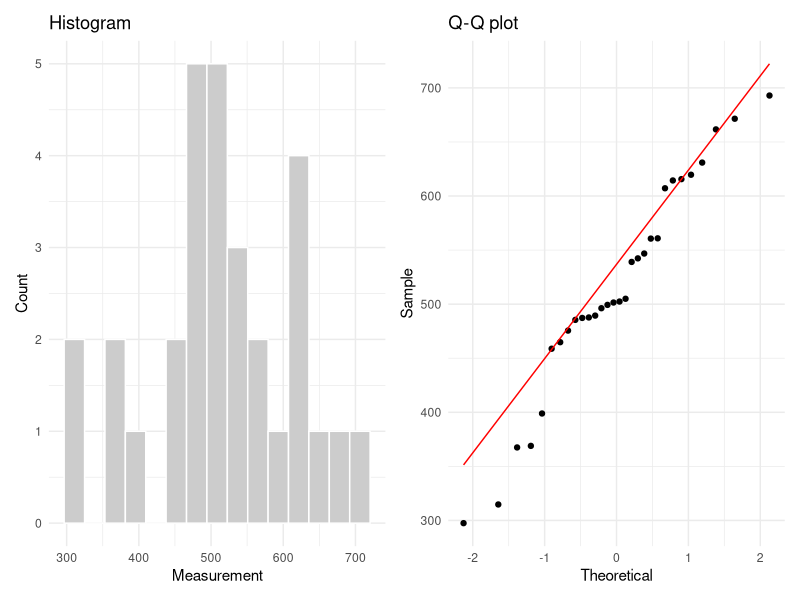
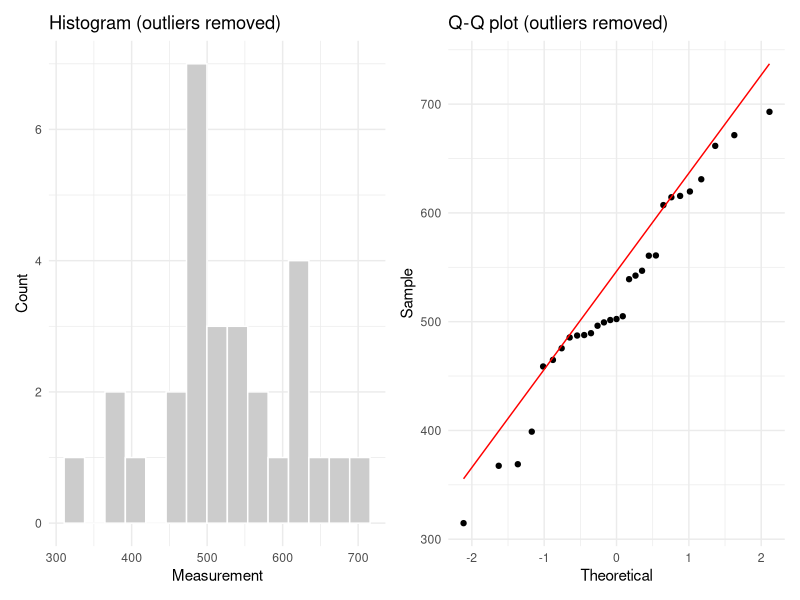
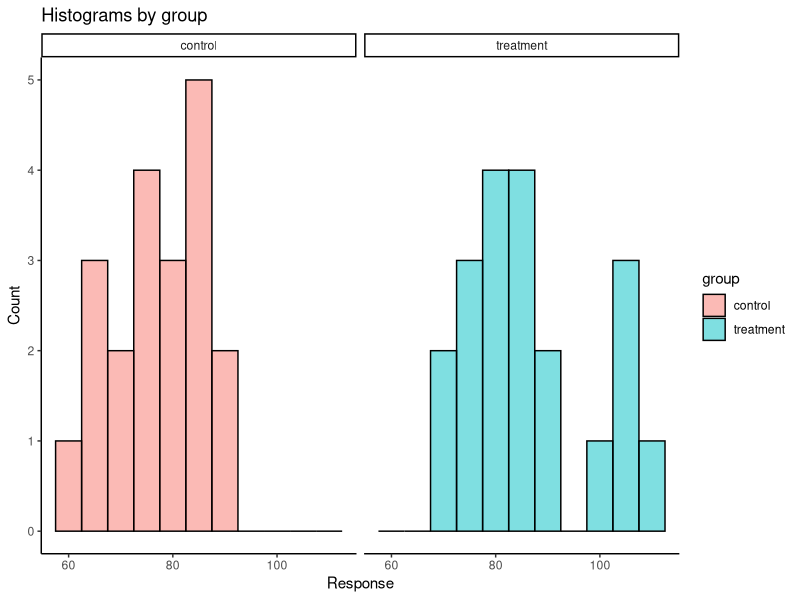
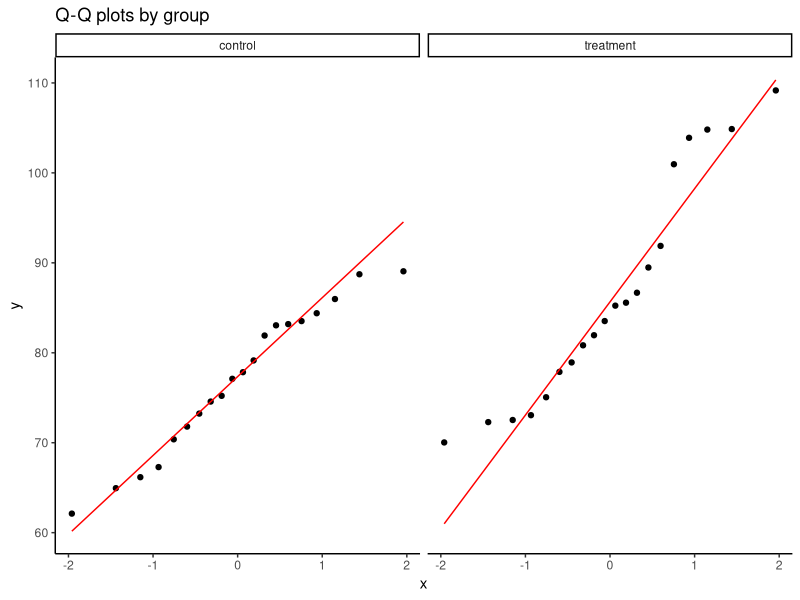
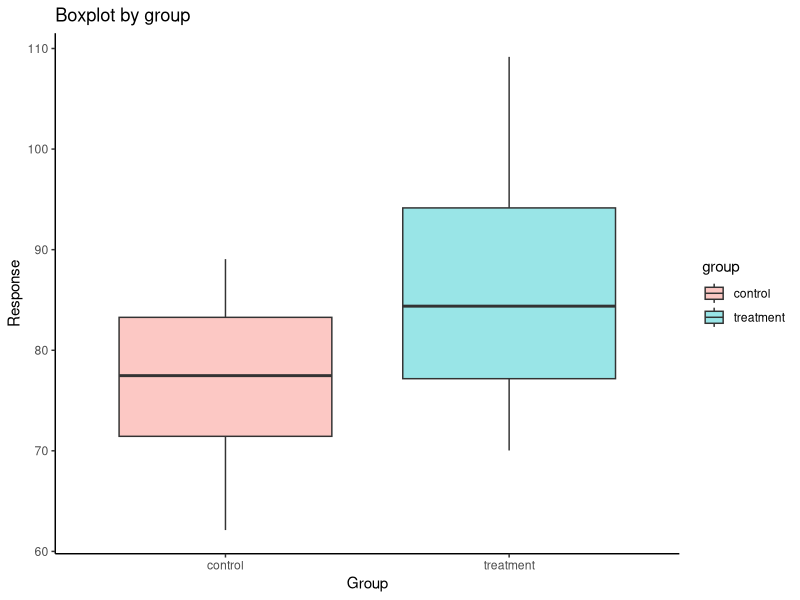
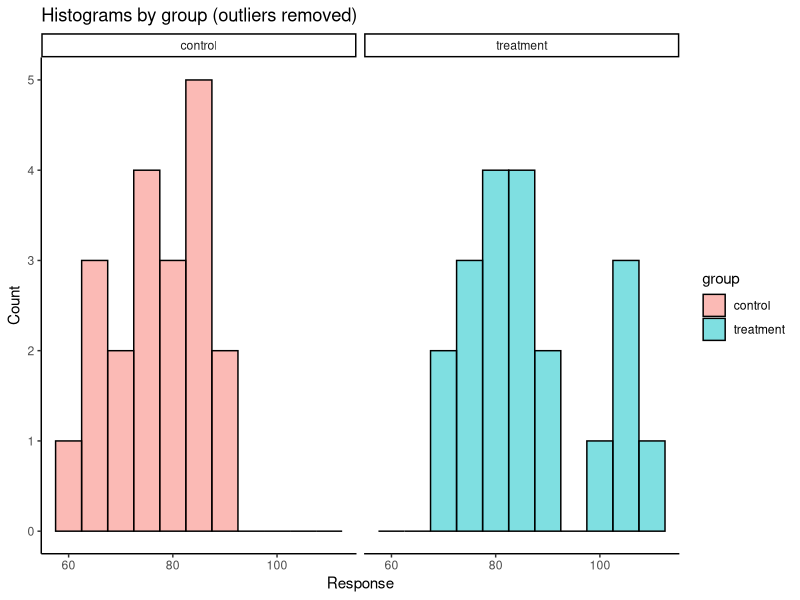
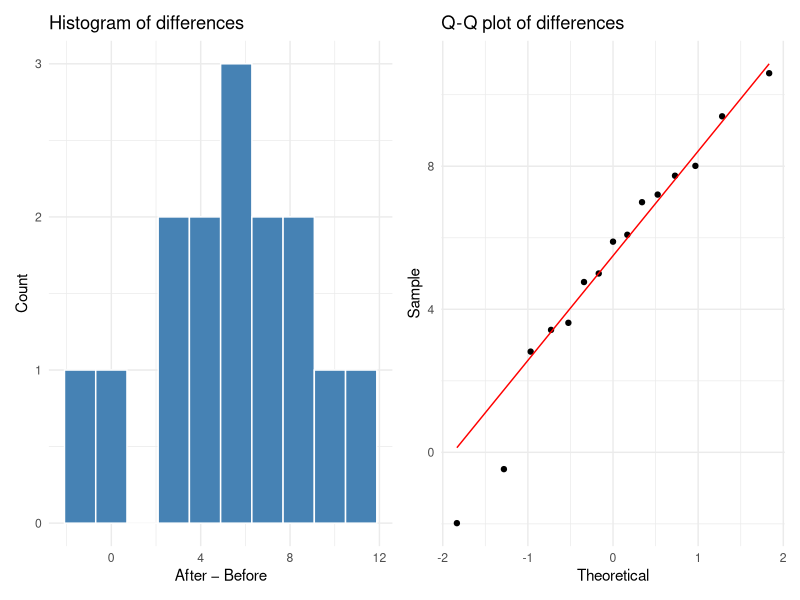
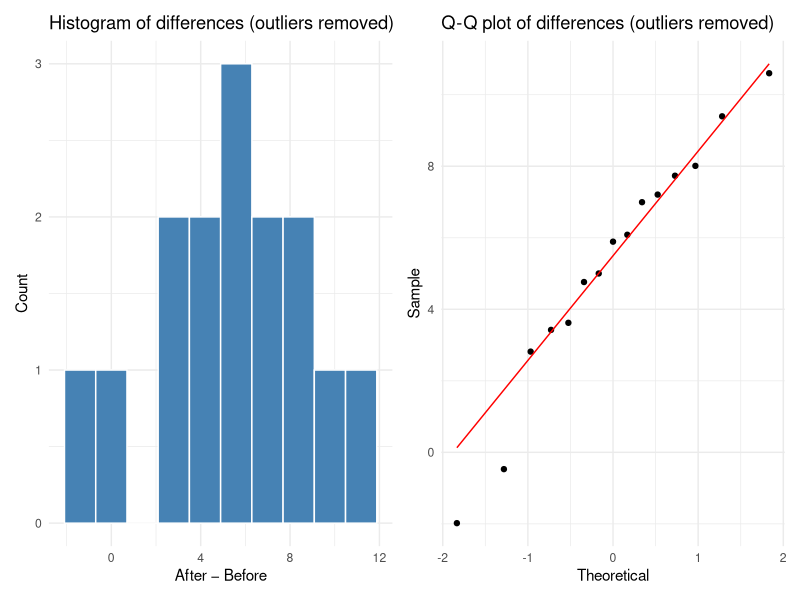

Recreate these plots in R, in order.
# =============================================================================
# Hypothesis Testing Templates — ENVX1002
# =============================================================================
# Each section follows the HATPC framework:
#   H — Hypotheses       (state H0 and H1)
#   A — Assumptions      (check before running the test)
#   T — Test statistic   (run the test in R)
#   P — P-value          (read the output)
#   C — Conclusion       (statistical + scientific conclusion)
#
# Plotting uses ggplot2 (loaded once below) unless noted as "base R".
# Replace the example data / variable names with your own dataset.
# =============================================================================

library(ggplot2)   # for all visualisations (ggplot2)
library(patchwork) # for combining ggplot2 panels side-by-side
library(e1071)     # for skewness() and kurtosis() in Assumptions checks
# library(car)    # for leveneTest() — loaded in Section 2; install if needed


# =============================================================================
# 1. ONE-SAMPLE t-TEST
# =============================================================================
# Use when: comparing the mean of a single sample to a known/hypothesised value.
# Example question: "Is the mean TN concentration different from 500 µg/L?"
# =============================================================================

# --- Example data ------------------------------------------------------------
# Replace with your own numeric vector.
set.seed(42)
x <- rnorm(30, mean = 510, sd = 80)   # single sample of continuous measurements
mu0 <- 500                            # hypothesised population mean

# --- H: Hypotheses -----------------------------------------------------------
# Two-tailed (default — use unless you have a directional hypothesis):
#   H0: mu = mu0
#   H1: mu ≠ mu0
#
# One-tailed (greater):
#   H0: mu ≤ mu0
#   H1: mu  > mu0
#
# One-tailed (less):
#   H0: mu ≥ mu0
#   H1: mu  < mu0

# --- A: Assumptions ----------------------------------------------------------
# Assumption: the sample is approximately normally distributed.
# Check with a histogram and Q-Q plot (ggplot2).

df1 <- data.frame(x = x)

p_hist <- ggplot(df1, aes(x)) +
  geom_histogram(fill = "grey80", colour = "white", bins = 15) +
  labs(title = "Histogram", x = "Measurement", y = "Count") +
  theme_minimal()

p_qq <- ggplot(df1, aes(sample = x)) +
  stat_qq() +
  stat_qq_line(colour = "red") +
  labs(title = "Q-Q plot", x = "Theoretical", y = "Sample") +
  theme_minimal()

p_hist + p_qq   # display side-by-side (patchwork)

# Optional formal normality test (best for n < 50):
shapiro.test(x)
# If p > 0.05 → no strong evidence against normality → proceed with t-test.
# If p < 0.05 → consider a log/sqrt/reciprocal transformation, then recheck.

# Outlier detection and removal (apply if histogram / Q-Q plot suggests outliers)
# Method: IQR rule — values below Q1 − 1.5×IQR or above Q3 + 1.5×IQR are flagged.

q_x   <- quantile(x, probs = c(0.25, 0.75))
iqr_x <- IQR(x)
lower_x <- q_x[1] - 1.5 * iqr_x
upper_x <- q_x[2] + 1.5 * iqr_x

# Identify and inspect the outlying values:
x[x < lower_x | x > upper_x]          # print suspected outliers

# Remove outliers — creates a cleaned version of the vector:
x_clean <- x[x >= lower_x & x <= upper_x]

# Recheck normality on the cleaned data before proceeding:
shapiro.test(x_clean)

# Optional: visualise the cleaned data to confirm outliers are gone.
df1_clean <- data.frame(x = x_clean)
p_hist_clean <- ggplot(df1_clean, aes(x)) +
  geom_histogram(fill = "grey80", colour = "white", bins = 15) +
  labs(title = "Histogram (outliers removed)", x = "Measurement", y = "Count") +
  theme_minimal()
p_qq_clean <- ggplot(df1_clean, aes(sample = x)) +
  stat_qq() + stat_qq_line(colour = "red") +
  labs(title = "Q-Q plot (outliers removed)", x = "Theoretical", y = "Sample") +
  theme_minimal()
p_hist_clean + p_qq_clean

# Use x_clean in place of x for all subsequent steps (skewness, t-test, etc.).

# Skewness and kurtosis (e1071)
# Skewness: values between -0.5 and 0.5 are considered acceptably symmetrical.
#   > 0.5 or < -0.5 → moderate skew; > 1 or < -1 → high skew → consider transform.
# Kurtosis: excess kurtosis (e1071 default). 0 = normal tails.
#   > 1 (leptokurtic, heavy tails / peaked) → investigate outliers.
#   < -1 (platykurtic, light tails / flat) → consider transform.
skewness(x)
kurtosis(x)

# Transformation and back-transformation (apply if normality is violated)
# Common options: log (positive, right-skewed), sqrt (counts / mild skew),
#                 1/x (strong right skew — all values must be > 0).
# Apply the SAME transformation to the hypothesised mean (mu0).

x_log   <- log(x)          # natural log  — most common for environmental data
x_sqrt  <- sqrt(x)         # square root
x_recip <- 1 / x           # reciprocal

# Recheck normality on the transformed variable (shown for log):
shapiro.test(x_log)
skewness(x_log)
kurtosis(x_log)

# Run the one-sample t-test on the log scale:
mu0_log <- log(mu0)                # transform mu0 to the same scale
result_1samp_log <- t.test(
  x_log,
  mu          = mu0_log,
  alternative = "two.sided",
  conf.level  = 0.95
)
result_1samp_log

# Back-transform to the original scale:
# exp() reverses log(); the CI becomes a CI for the geometric mean.
exp(result_1samp_log$estimate)   # geometric mean of x
exp(result_1samp_log$conf.int)   # 95% CI on the original scale
# Interpret: "The geometric mean [variable] was [not] significantly different
#             from [mu0] (t_[df] = [t], p = [p]; 95% CI: [lower]–[upper])."

# For sqrt: back-transform by squaring CI limits.
#   result_sqrt <- t.test(x_sqrt, mu = sqrt(mu0), ...)
#   result_sqrt$conf.int ^ 2

# For reciprocal: back-transform by 1/CI limits (note: order of limits reverses).
#   result_recip <- t.test(x_recip, mu = 1/mu0, ...)
#   1 / rev(result_recip$conf.int)

# --- T: Test statistic -------------------------------------------------------
# base R — t.test()
result_1samp <- t.test(
  x,
  mu          = mu0,
  alternative = "two.sided",  # or "greater" / "less"
  conf.level  = 0.95
)
result_1samp
# Key output: t-statistic, df (= n-1), p-value, 95% CI, sample mean.

# --- P: P-value --------------------------------------------------------------
result_1samp$p.value   # extract p-value
result_1samp$conf.int  # extract confidence interval

# --- C: Conclusion -----------------------------------------------------------
# Statistical conclusion:
#   If p < 0.05 → reject H0 (evidence that mean ≠ mu0)
#   If p ≥ 0.05 → fail to reject H0 (insufficient evidence of a difference)
#
# Template:
#   "The mean [variable] was [not] significantly different from [mu0]
#    (t_[df] = [t], p = [p]; 95% CI: [lower]–[upper])."
#
# Scientific conclusion: interpret in the context of your research question.


# =============================================================================
# 2. TWO-SAMPLE t-TEST  (independent groups)
# =============================================================================
# Use when: comparing the means of two independent groups.
# Example question: "Does Red Bull increase heart rate compared to a control?"
# =============================================================================

# --- Example data ------------------------------------------------------------
# Replace with your own data frame. Requires:
#   - one column of continuous measurements (response)
#   - one column of group labels (group)
set.seed(7)
df2 <- data.frame(
  group    = rep(c("treatment", "control"), each = 20),
  response = c(rnorm(20, mean = 82, sd = 10),
               rnorm(20, mean = 76, sd = 10))
)

# --- H: Hypotheses -----------------------------------------------------------
# Two-tailed:
#   H0: mu_treatment = mu_control
#   H1: mu_treatment ≠ mu_control

# --- A: Assumptions ----------------------------------------------------------
# 1. Normality within each group.
# 2. Homogeneity of variance (equal variances) — checked with Levene's test.

# Histogram per group (ggplot2)
ggplot(df2, aes(x = response, fill = group)) +
  geom_histogram(binwidth = 5, colour = "black", alpha = 0.5) +
  facet_wrap(~group) +
  labs(title = "Histograms by group", x = "Response", y = "Count") +
  theme_classic()

# Q-Q plot per group (ggplot2)
ggplot(df2, aes(sample = response)) +
  stat_qq() +
  stat_qq_line(colour = "red") +
  facet_wrap(~group) +
  labs(title = "Q-Q plots by group") +
  theme_classic()

# Boxplot — also useful for checking equal spread (ggplot2)
ggplot(df2, aes(x = group, y = response, fill = group)) +
  geom_boxplot(alpha = 0.4) +
  labs(title = "Boxplot by group", x = "Group", y = "Response") +
  theme_classic()

# Shapiro-Wilk test per group (base R)
shapiro.test(df2$response[df2$group == "treatment"])
shapiro.test(df2$response[df2$group == "control"])

# Outlier detection and removal per group (apply if histogram / Q-Q plot suggests outliers)
# The IQR rule is applied separately within each group so that group-specific
# spread is respected.

is_outlier_iqr <- function(y) {
  q  <- quantile(y, probs = c(0.25, 0.75))
  iq <- IQR(y)
  y < (q[1] - 1.5 * iq) | y > (q[2] + 1.5 * iq)
}

# Flag outlier rows (TRUE = outlier):
outlier_flags <- ave(df2$response, df2$group,
                     FUN = function(y) is_outlier_iqr(y)) == 1

# Inspect the suspected outlying rows:
df2[outlier_flags, ]

# Remove outliers — creates a cleaned version of the data frame:
df2_clean <- df2[!outlier_flags, ]

# Recheck normality per group on the cleaned data:
shapiro.test(df2_clean$response[df2_clean$group == "treatment"])
shapiro.test(df2_clean$response[df2_clean$group == "control"])

# Optional: visualise the cleaned data.
ggplot(df2_clean, aes(x = response, fill = group)) +
  geom_histogram(binwidth = 5, colour = "black", alpha = 0.5) +
  facet_wrap(~group) +
  labs(title = "Histograms by group (outliers removed)", x = "Response", y = "Count") +
  theme_classic()

# Use df2_clean in place of df2 for all subsequent steps
# (skewness, Levene's test, t-test, etc.).

# Skewness and kurtosis per group (e1071)
# Confirm symmetry within each group before relying on the t-test.
tapply(df2$response, df2$group, skewness)
tapply(df2$response, df2$group, kurtosis)
# Interpret as for Section 1: |skewness| < 0.5 and kurtosis near 0 → normal-like.

# Transformation and back-transformation (apply if normality is violated)
# Apply the SAME transformation to BOTH groups; choose based on skewness/kurtosis.

df2$response_log  <- log(df2$response)   # natural log  — positive right-skewed data
df2$response_sqrt <- sqrt(df2$response)  # square root  — count data / mild skew

# Recheck normality on the transformed variable (shown for log):
tapply(df2$response_log, df2$group, shapiro.test)
tapply(df2$response_log, df2$group, skewness)
tapply(df2$response_log, df2$group, kurtosis)

# Run Welch's t-test on the log scale:
result_welch_log <- t.test(
  response_log ~ group,
  data        = df2,
  var.equal   = FALSE,
  alternative = "two.sided",
  conf.level  = 0.95
)
result_welch_log

# Back-transform to the original scale:
# On the log scale, the difference of means is a log-ratio; exp() gives a ratio
# of geometric means on the original scale.
exp(result_welch_log$estimate)   # geometric mean per group
exp(result_welch_log$conf.int)   # 95% CI for the ratio of geometric means
# Interpret: "The geometric mean [response] in [treatment] was [X]-fold the
#             geometric mean in [control] (95% CI: [lower]–[upper], p = [p])."

# For sqrt back-transformation: square the CI limits.
#   result_sqrt2 <- t.test(response_sqrt ~ group, data = df2, ...)
#   result_sqrt2$conf.int ^ 2

# Levene's test for equal variances (requires the car package)
# install.packages("car")   # uncomment if not installed
library(car)
leveneTest(response ~ group, data = df2)
# If p > 0.05 → variances are equal → use Student's t-test (var.equal = TRUE).
# If p < 0.05 → variances are unequal → use Welch's t-test (var.equal = FALSE,
#               which is also the default in R).

# --- T: Test statistic -------------------------------------------------------
# Student's t-test (equal variances assumed):
result_student <- t.test(response ~ group, data = df2,
                         var.equal  = TRUE,
                         alternative = "two.sided",
                         conf.level  = 0.95)
result_student

# Welch's t-test (unequal variances; R default):
result_welch <- t.test(response ~ group, data = df2,
                       var.equal  = FALSE,
                       alternative = "two.sided",
                       conf.level  = 0.95)
result_welch

# --- P: P-value --------------------------------------------------------------
result_student$p.value
result_student$conf.int

# --- C: Conclusion -----------------------------------------------------------
# Template:
#   "The mean [response] was [not] significantly different between the
#    [treatment] and [control] groups
#    (t_[df] = [t], p = [p]; 95% CI of difference: [lower]–[upper])."


# =============================================================================
# 3. PAIRED t-TEST
# =============================================================================
# Use when: two measurements are taken on the same subject (before/after,
#           matched pairs). The paired design accounts for individual variation.
# Example question: "Did heart rate increase after consuming Red Bull
#                    in the same students?"
# =============================================================================

# --- Example data ------------------------------------------------------------
# Replace with your own vectors. Each row must be the same subject.
set.seed(99)
n_pairs   <- 15
before    <- rnorm(n_pairs, mean = 70, sd = 8)
after     <- before + rnorm(n_pairs, mean = 5, sd = 4)  # slight increase
df3       <- data.frame(subject = 1:n_pairs, before, after)
df3$diff  <- df3$after - df3$before   # calculate pairwise differences

# --- H: Hypotheses -----------------------------------------------------------
# Two-tailed:
#   H0: mu_diff = 0   (no systematic change)
#   H1: mu_diff ≠ 0

# One-tailed (testing for an increase):
#   H0: mu_diff ≤ 0
#   H1: mu_diff  > 0

# --- A: Assumptions ----------------------------------------------------------
# Assumption: the DIFFERENCES between pairs are approximately normally
#             distributed (not the raw values individually).

p_diff_hist <- ggplot(df3, aes(x = diff)) +
  geom_histogram(fill = "steelblue", colour = "white", bins = 10) +
  labs(title = "Histogram of differences", x = "After − Before", y = "Count") +
  theme_minimal()

p_diff_qq <- ggplot(df3, aes(sample = diff)) +
  stat_qq() +
  stat_qq_line(colour = "red") +
  labs(title = "Q-Q plot of differences", x = "Theoretical", y = "Sample") +
  theme_minimal()

p_diff_hist + p_diff_qq

shapiro.test(df3$diff)   # formal normality test on the differences

# Outlier detection and removal on the pairwise differences
# (apply if histogram / Q-Q plot of differences suggests outliers)
# Because before/after values are paired, removing one difference means removing
# the ENTIRE row (both the before and after values for that subject).

q_diff   <- quantile(df3$diff, probs = c(0.25, 0.75))
iqr_diff <- IQR(df3$diff)
lower_diff <- q_diff[1] - 1.5 * iqr_diff
upper_diff <- q_diff[2] + 1.5 * iqr_diff

# Identify and inspect the outlying pairs:
df3[df3$diff < lower_diff | df3$diff > upper_diff, ]

# Remove the outlying pairs — creates a cleaned version of the data frame:
df3_clean <- df3[df3$diff >= lower_diff & df3$diff <= upper_diff, ]

# Recheck normality of the differences on the cleaned data:
shapiro.test(df3_clean$diff)

# Optional: visualise the cleaned differences.
p_diff_hist_clean <- ggplot(df3_clean, aes(x = diff)) +
  geom_histogram(fill = "steelblue", colour = "white", bins = 10) +
  labs(title = "Histogram of differences (outliers removed)",
       x = "After − Before", y = "Count") +
  theme_minimal()
p_diff_qq_clean <- ggplot(df3_clean, aes(sample = diff)) +
  stat_qq() + stat_qq_line(colour = "red") +
  labs(title = "Q-Q plot of differences (outliers removed)",
       x = "Theoretical", y = "Sample") +
  theme_minimal()
p_diff_hist_clean + p_diff_qq_clean

# Use df3_clean in place of df3 for all subsequent steps
# (skewness, transformation, t-test, etc.).

# Skewness and kurtosis of the differences (e1071)
# For the paired t-test, normality of the *differences* is what matters.
skewness(df3$diff)
kurtosis(df3$diff)
# Interpret as for Section 1: |skewness| < 0.5 and kurtosis near 0 → normal-like.

# Transformation and back-transformation (apply if normality of differences is violated)
#
# Option A — log-transform the raw before/after values, then re-derive differences.
#   Useful when before/after values are positive and right-skewed.
#   log(after) - log(before) = log(after/before) — a log-ratio of measurements.

df3$before_log <- log(df3$before)
df3$after_log  <- log(df3$after)
df3$diff_log   <- df3$after_log - df3$before_log   # = log(after / before)

# Recheck normality of the log-scale differences:
shapiro.test(df3$diff_log)
skewness(df3$diff_log)
kurtosis(df3$diff_log)

# Run the paired t-test on the log-scale differences:
result_paired_log <- t.test(
  df3$diff_log,
  mu          = 0,
  alternative = "two.sided",
  conf.level  = 0.95
)
result_paired_log

# Back-transform to the original scale:
# exp(diff_log) = after/before, so exp() converts log-differences to ratios.
exp(result_paired_log$estimate)   # geometric mean ratio  (after / before)
exp(result_paired_log$conf.int)   # 95% CI for the ratio on the original scale
# Interpret: "After [treatment], [variable] was on average [X]-fold its
#             pre-treatment value (95% CI: [lower]–[upper], p = [p])."

# Option B — signed square root of the raw differences (when only the
#   differences, not the raw values, are skewed):
#   df3$diff_sqrt <- sqrt(abs(df3$diff)) * sign(df3$diff)
#   result_sqrt_p <- t.test(df3$diff_sqrt, mu = 0, ...)
#   Back-transform: result_sqrt_p$conf.int ^ 2  # preserving the sign is optional

# --- T: Test statistic -------------------------------------------------------
# Method 1 — one-sample t-test on the differences (base R):
result_paired_m1 <- t.test(df3$diff,
                            mu          = 0,
                            alternative = "two.sided",
                            conf.level  = 0.95)
result_paired_m1

# Method 2 — built-in paired argument (base R):
result_paired_m2 <- t.test(df3$after, df3$before,
                            paired      = TRUE,
                            alternative = "two.sided",
                            conf.level  = 0.95)
result_paired_m2   # identical results to Method 1

# --- P: P-value --------------------------------------------------------------
result_paired_m1$p.value
result_paired_m1$conf.int

# --- C: Conclusion -----------------------------------------------------------
# Template:
#   "The mean difference in [response] between [after] and [before] was
#    [not] significantly different from zero
#    (t_[df] = [t], p = [p]; 95% CI of difference: [lower]–[upper])."


# =============================================================================
# END OF TEMPLATES
# =============================================================================
